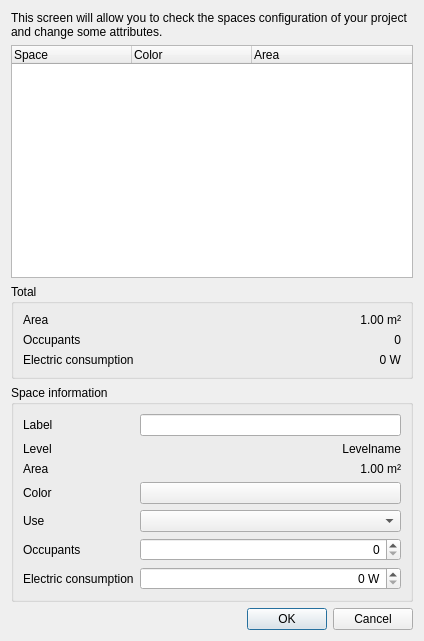
<?xml version="1.0" encoding="UTF-8"?>
<ui version="4.0">
 <class>Dialog</class>
 <widget class="QDialog" name="Dialog">
  <property name="geometry">
   <rect>
    <x>0</x>
    <y>0</y>
    <width>424</width>
    <height>641</height>
   </rect>
  </property>
  <property name="windowTitle">
   <string>Spaces manager</string>
  </property>
  <layout class="QVBoxLayout" name="verticalLayout">
   <item>
    <widget class="QLabel" name="label">
     <property name="text">
      <string>This screen will allow you to check the spaces configuration of your project and change some attributes.</string>
     </property>
     <property name="wordWrap">
      <bool>true</bool>
     </property>
    </widget>
   </item>
   <item>
    <widget class="QTreeWidget" name="treeWidget">
     <attribute name="headerDefaultSectionSize">
      <number>120</number>
     </attribute>
     <attribute name="headerStretchLastSection">
      <bool>true</bool>
     </attribute>
     <column>
      <property name="text">
       <string>Space</string>
      </property>
     </column>
     <column>
      <property name="text">
       <string>Color</string>
      </property>
     </column>
     <column>
      <property name="text">
       <string>Area</string>
      </property>
     </column>
    </widget>
   </item>
   <item>
    <widget class="QGroupBox" name="groupBox_2">
     <property name="title">
      <string>Total</string>
     </property>
     <layout class="QGridLayout" name="gridLayout_2">
      <item row="0" column="0">
       <widget class="QLabel" name="label_11">
        <property name="text">
         <string>Area</string>
        </property>
       </widget>
      </item>
      <item row="1" column="0">
       <widget class="QLabel" name="label_13">
        <property name="text">
         <string>Occupants</string>
        </property>
       </widget>
      </item>
      <item row="0" column="1">
       <widget class="QLabel" name="label_12">
        <property name="text">
         <string>1.00 m²</string>
        </property>
        <property name="alignment">
         <set>Qt::AlignRight|Qt::AlignTrailing|Qt::AlignVCenter</set>
        </property>
       </widget>
      </item>
      <item row="2" column="0">
       <widget class="QLabel" name="label_14">
        <property name="text">
         <string>Electric consumption</string>
        </property>
       </widget>
      </item>
      <item row="1" column="1">
       <widget class="QLabel" name="label_15">
        <property name="text">
         <string>0</string>
        </property>
        <property name="alignment">
         <set>Qt::AlignRight|Qt::AlignTrailing|Qt::AlignVCenter</set>
        </property>
       </widget>
      </item>
      <item row="2" column="1">
       <widget class="QLabel" name="label_16">
        <property name="text">
         <string>0 W</string>
        </property>
        <property name="alignment">
         <set>Qt::AlignRight|Qt::AlignTrailing|Qt::AlignVCenter</set>
        </property>
       </widget>
      </item>
     </layout>
    </widget>
   </item>
   <item>
    <widget class="QGroupBox" name="groupBox">
     <property name="title">
      <string>Space information</string>
     </property>
     <layout class="QGridLayout" name="gridLayout">
      <item row="3" column="0">
       <widget class="QLabel" name="label_10">
        <property name="text">
         <string>Color</string>
        </property>
       </widget>
      </item>
      <item row="2" column="0">
       <widget class="QLabel" name="label_3">
        <property name="text">
         <string>Area</string>
        </property>
       </widget>
      </item>
      <item row="5" column="0">
       <widget class="QLabel" name="label_6">
        <property name="text">
         <string>Occupants</string>
        </property>
       </widget>
      </item>
      <item row="4" column="1">
       <widget class="QComboBox" name="comboBox"/>
      </item>
      <item row="2" column="1">
       <widget class="QLabel" name="label_5">
        <property name="text">
         <string>1.00 m²</string>
        </property>
        <property name="alignment">
         <set>Qt::AlignRight|Qt::AlignTrailing|Qt::AlignVCenter</set>
        </property>
       </widget>
      </item>
      <item row="0" column="0">
       <widget class="QLabel" name="label_2">
        <property name="text">
         <string>Label</string>
        </property>
       </widget>
      </item>
      <item row="5" column="1">
       <widget class="QSpinBox" name="spinBox">
        <property name="alignment">
         <set>Qt::AlignRight|Qt::AlignTrailing|Qt::AlignVCenter</set>
        </property>
       </widget>
      </item>
      <item row="6" column="0">
       <widget class="QLabel" name="label_7">
        <property name="text">
         <string>Electric consumption</string>
        </property>
        <property name="wordWrap">
         <bool>true</bool>
        </property>
       </widget>
      </item>
      <item row="1" column="0">
       <widget class="QLabel" name="label_8">
        <property name="text">
         <string>Level</string>
        </property>
       </widget>
      </item>
      <item row="1" column="1">
       <widget class="QLabel" name="label_9">
        <property name="text">
         <string>Levelname</string>
        </property>
        <property name="alignment">
         <set>Qt::AlignRight|Qt::AlignTrailing|Qt::AlignVCenter</set>
        </property>
       </widget>
      </item>
      <item row="3" column="1">
       <widget class="Gui::ColorButton" name="colorButton"/>
      </item>
      <item row="0" column="1">
       <widget class="QLineEdit" name="lineEdit"/>
      </item>
      <item row="6" column="1">
       <widget class="QSpinBox" name="spinBox_2">
        <property name="alignment">
         <set>Qt::AlignRight|Qt::AlignTrailing|Qt::AlignVCenter</set>
        </property>
        <property name="suffix">
         <string> W</string>
        </property>
       </widget>
      </item>
      <item row="4" column="0">
       <widget class="QLabel" name="label_4">
        <property name="text">
         <string>Use</string>
        </property>
       </widget>
      </item>
     </layout>
    </widget>
   </item>
   <item>
    <widget class="QDialogButtonBox" name="buttonBox">
     <property name="orientation">
      <enum>Qt::Horizontal</enum>
     </property>
     <property name="standardButtons">
      <set>QDialogButtonBox::Cancel|QDialogButtonBox::Ok</set>
     </property>
    </widget>
   </item>
  </layout>
 </widget>
 <customwidgets>
  <customwidget>
   <class>Gui::ColorButton</class>
   <extends>QPushButton</extends>
   <header>Gui/Widgets.h</header>
  </customwidget>
 </customwidgets>
 <resources/>
 <connections>
  <connection>
   <sender>buttonBox</sender>
   <signal>accepted()</signal>
   <receiver>Dialog</receiver>
   <slot>accept()</slot>
   <hints>
    <hint type="sourcelabel">
     <x>248</x>
     <y>254</y>
    </hint>
    <hint type="destinationlabel">
     <x>157</x>
     <y>274</y>
    </hint>
   </hints>
  </connection>
  <connection>
   <sender>buttonBox</sender>
   <signal>rejected()</signal>
   <receiver>Dialog</receiver>
   <slot>reject()</slot>
   <hints>
    <hint type="sourcelabel">
     <x>316</x>
     <y>260</y>
    </hint>
    <hint type="destinationlabel">
     <x>286</x>
     <y>274</y>
    </hint>
   </hints>
  </connection>
 </connections>
</ui>
